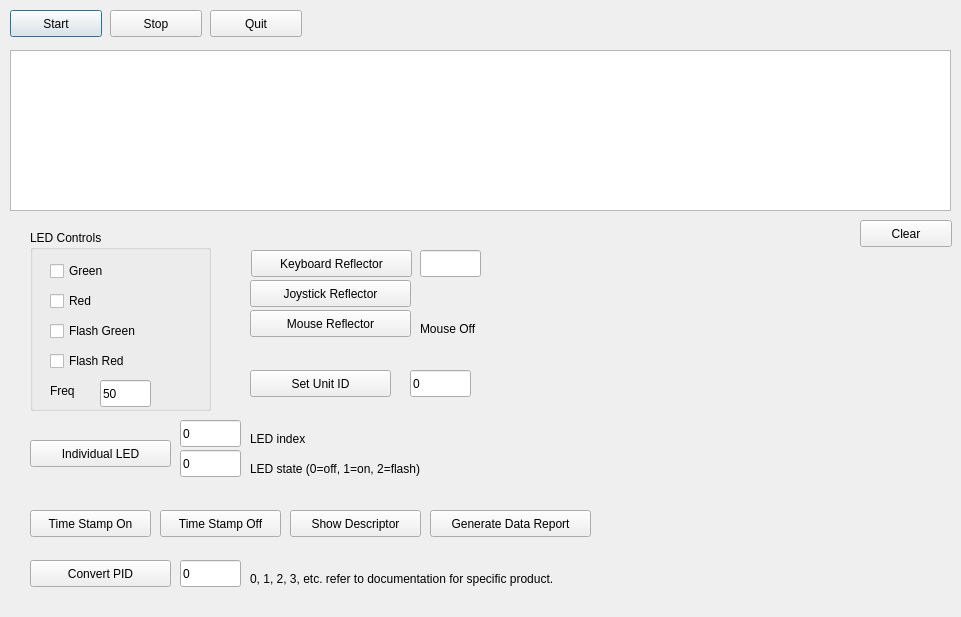
<?xml version="1.0" encoding="UTF-8"?>
<ui version="4.0">
 <class>MainWindow</class>
 <widget class="QDialog" name="MainWindow">
  <property name="geometry">
   <rect>
    <x>0</x>
    <y>0</y>
    <width>961</width>
    <height>617</height>
   </rect>
  </property>
  <property name="windowTitle">
   <string>X-keys Generic Demo</string>
  </property>
  <widget class="QPushButton" name="start_button">
   <property name="geometry">
    <rect>
     <x>10</x>
     <y>10</y>
     <width>92</width>
     <height>27</height>
    </rect>
   </property>
   <property name="toolTip">
    <string>Connect to the first X-keys device on the system</string>
   </property>
   <property name="text">
    <string>Start</string>
   </property>
  </widget>
  <widget class="QPushButton" name="stop_button">
   <property name="geometry">
    <rect>
     <x>110</x>
     <y>10</y>
     <width>92</width>
     <height>27</height>
    </rect>
   </property>
   <property name="toolTip">
    <string>Disconnect from the X-keys hardware</string>
   </property>
   <property name="text">
    <string>Stop</string>
   </property>
  </widget>
  <widget class="QPushButton" name="quit_button">
   <property name="geometry">
    <rect>
     <x>210</x>
     <y>10</y>
     <width>92</width>
     <height>27</height>
    </rect>
   </property>
   <property name="toolTip">
    <string>Exit this application</string>
   </property>
   <property name="text">
    <string>Quit</string>
   </property>
  </widget>
  <widget class="QTextEdit" name="output_box">
   <property name="geometry">
    <rect>
     <x>10</x>
     <y>50</y>
     <width>941</width>
     <height>161</height>
    </rect>
   </property>
   <property name="readOnly">
    <bool>true</bool>
   </property>
  </widget>
  <widget class="QPushButton" name="clear_button">
   <property name="geometry">
    <rect>
     <x>860</x>
     <y>220</y>
     <width>92</width>
     <height>27</height>
    </rect>
   </property>
   <property name="toolTip">
    <string>Clear the contents of the output box above.</string>
   </property>
   <property name="statusTip">
    <string/>
   </property>
   <property name="text">
    <string>Clear</string>
   </property>
  </widget>
  <widget class="QPushButton" name="convert_pid1">
   <property name="geometry">
    <rect>
     <x>30</x>
     <y>560</y>
     <width>141</width>
     <height>27</height>
    </rect>
   </property>
   <property name="toolTip">
    <string>Convert the device to desired PID. See documentation for endpoints available on each PID for product.</string>
   </property>
   <property name="text">
    <string>Convert PID</string>
   </property>
  </widget>
  <widget class="QPushButton" name="timestamp_on">
   <property name="geometry">
    <rect>
     <x>30</x>
     <y>510</y>
     <width>121</width>
     <height>27</height>
    </rect>
   </property>
   <property name="toolTip">
    <string>Enable timestamp reporting from the device.</string>
   </property>
   <property name="text">
    <string>Time Stamp On</string>
   </property>
  </widget>
  <widget class="QPushButton" name="timestamp_off">
   <property name="geometry">
    <rect>
     <x>160</x>
     <y>510</y>
     <width>121</width>
     <height>27</height>
    </rect>
   </property>
   <property name="toolTip">
    <string>Disable timestamp reporting from the device.</string>
   </property>
   <property name="text">
    <string>Time Stamp Off</string>
   </property>
  </widget>
  <widget class="QPushButton" name="show_descriptor">
   <property name="geometry">
    <rect>
     <x>290</x>
     <y>510</y>
     <width>131</width>
     <height>27</height>
    </rect>
   </property>
   <property name="toolTip">
    <string>Print a description of the device in the output box above.</string>
   </property>
   <property name="text">
    <string>Show Descriptor</string>
   </property>
  </widget>
  <widget class="QPushButton" name="generate_report">
   <property name="geometry">
    <rect>
     <x>430</x>
     <y>510</y>
     <width>161</width>
     <height>27</height>
    </rect>
   </property>
   <property name="toolTip">
    <string>Cause the device to output a data report. This is useful for getting an initial state of the device.</string>
   </property>
   <property name="text">
    <string>Generate Data Report</string>
   </property>
  </widget>
  <widget class="QPushButton" name="keyboard_reflector">
   <property name="geometry">
    <rect>
     <x>251</x>
     <y>250</y>
     <width>161</width>
     <height>27</height>
    </rect>
   </property>
   <property name="toolTip">
    <string>After clicking focus will change to the textbox and Abcd should be typed. Requires keyboard endpoint.</string>
   </property>
   <property name="text">
    <string>Keyboard Reflector</string>
   </property>
  </widget>
  <widget class="QPushButton" name="joystick_reflector">
   <property name="geometry">
    <rect>
     <x>250</x>
     <y>280</y>
     <width>161</width>
     <height>27</height>
    </rect>
   </property>
   <property name="toolTip">
    <string>Open Game Controllers control panel to accept commands, sends game buttons 1, 2, 3, and 4. Required joystick endpoint.</string>
   </property>
   <property name="text">
    <string>Joystick Reflector</string>
   </property>
  </widget>
  <widget class="QPushButton" name="mouse_reflector">
   <property name="geometry">
    <rect>
     <x>250</x>
     <y>310</y>
     <width>161</width>
     <height>27</height>
    </rect>
   </property>
   <property name="toolTip">
    <string>Turn Mouse On and while reading data, press first key to behave as left mouse button. Requires mouse endpoint.</string>
   </property>
   <property name="statusTip">
    <string/>
   </property>
   <property name="text">
    <string>Mouse Reflector</string>
   </property>
  </widget>
  <widget class="QPushButton" name="unit_id">
   <property name="geometry">
    <rect>
     <x>250</x>
     <y>370</y>
     <width>141</width>
     <height>27</height>
    </rect>
   </property>
   <property name="toolTip">
    <string>Writes unit id 0-255 into device.</string>
   </property>
   <property name="statusTip">
    <string/>
   </property>
   <property name="text">
    <string>Set Unit ID</string>
   </property>
  </widget>
  <widget class="QLabel" name="label_5">
   <property name="geometry">
    <rect>
     <x>250</x>
     <y>570</y>
     <width>411</width>
     <height>17</height>
    </rect>
   </property>
   <property name="text">
    <string>0, 1, 2, 3, etc. refer to documentation for specific product.</string>
   </property>
  </widget>
  <widget class="QGroupBox" name="groupBox">
   <property name="geometry">
    <rect>
     <x>30</x>
     <y>230</y>
     <width>181</width>
     <height>181</height>
    </rect>
   </property>
   <property name="title">
    <string>LED Controls</string>
   </property>
   <property name="flat">
    <bool>false</bool>
   </property>
   <property name="checkable">
    <bool>false</bool>
   </property>
   <widget class="QCheckBox" name="flash_green_check">
    <property name="geometry">
     <rect>
      <x>20</x>
      <y>90</y>
      <width>121</width>
      <height>22</height>
     </rect>
    </property>
    <property name="toolTip">
     <string>Flash the Green LED.</string>
    </property>
    <property name="text">
     <string>Flash Green</string>
    </property>
   </widget>
   <widget class="QCheckBox" name="green_check">
    <property name="geometry">
     <rect>
      <x>20</x>
      <y>30</y>
      <width>91</width>
      <height>22</height>
     </rect>
    </property>
    <property name="toolTip">
     <string>Turn on the Green LED.</string>
    </property>
    <property name="text">
     <string>Green</string>
    </property>
   </widget>
   <widget class="QCheckBox" name="red_check">
    <property name="geometry">
     <rect>
      <x>20</x>
      <y>60</y>
      <width>91</width>
      <height>22</height>
     </rect>
    </property>
    <property name="toolTip">
     <string>Turn on the Red LED.</string>
    </property>
    <property name="text">
     <string>Red</string>
    </property>
   </widget>
   <widget class="QCheckBox" name="flash_red_check">
    <property name="geometry">
     <rect>
      <x>20</x>
      <y>120</y>
      <width>121</width>
      <height>22</height>
     </rect>
    </property>
    <property name="toolTip">
     <string>Flash the Red LED.</string>
    </property>
    <property name="text">
     <string>Flash Red</string>
    </property>
   </widget>
   <widget class="QLabel" name="label">
    <property name="geometry">
     <rect>
      <x>20</x>
      <y>150</y>
      <width>59</width>
      <height>21</height>
     </rect>
    </property>
    <property name="text">
     <string>Freq</string>
    </property>
   </widget>
   <widget class="QLineEdit" name="flash_freq">
    <property name="geometry">
     <rect>
      <x>70</x>
      <y>150</y>
      <width>51</width>
      <height>27</height>
     </rect>
    </property>
    <property name="toolTip">
     <string>The frequency to flash the LEDs and backlight at. This is really a period. Low numbers flash faster; high numbers flash slower.</string>
    </property>
    <property name="text">
     <string>50</string>
    </property>
   </widget>
  </widget>
  <widget class="QLineEdit" name="unitid_number">
   <property name="geometry">
    <rect>
     <x>410</x>
     <y>370</y>
     <width>61</width>
     <height>27</height>
    </rect>
   </property>
   <property name="toolTip">
    <string>integer 0-255</string>
   </property>
   <property name="text">
    <string>0</string>
   </property>
  </widget>
  <widget class="QLabel" name="mouse_label">
   <property name="geometry">
    <rect>
     <x>420</x>
     <y>320</y>
     <width>91</width>
     <height>17</height>
    </rect>
   </property>
   <property name="text">
    <string>Mouse Off</string>
   </property>
  </widget>
  <widget class="QLabel" name="label_8">
   <property name="geometry">
    <rect>
     <x>250</x>
     <y>430</y>
     <width>81</width>
     <height>17</height>
    </rect>
   </property>
   <property name="text">
    <string>LED index</string>
   </property>
  </widget>
  <widget class="QPushButton" name="individual_led">
   <property name="geometry">
    <rect>
     <x>30</x>
     <y>440</y>
     <width>141</width>
     <height>27</height>
    </rect>
   </property>
   <property name="toolTip">
    <string>Control individual LED, see documentation for index values for each product.</string>
   </property>
   <property name="text">
    <string>Individual LED</string>
   </property>
  </widget>
  <widget class="QLineEdit" name="kbd_input">
   <property name="geometry">
    <rect>
     <x>420</x>
     <y>250</y>
     <width>61</width>
     <height>27</height>
    </rect>
   </property>
   <property name="toolTip">
    <string>integer 0-255</string>
   </property>
   <property name="text">
    <string/>
   </property>
  </widget>
  <widget class="QLineEdit" name="pid_number">
   <property name="geometry">
    <rect>
     <x>180</x>
     <y>560</y>
     <width>61</width>
     <height>27</height>
    </rect>
   </property>
   <property name="toolTip">
    <string>integer 0-255</string>
   </property>
   <property name="text">
    <string>0</string>
   </property>
  </widget>
  <widget class="QLineEdit" name="led_index">
   <property name="geometry">
    <rect>
     <x>180</x>
     <y>420</y>
     <width>61</width>
     <height>27</height>
    </rect>
   </property>
   <property name="toolTip">
    <string>integer 0-255</string>
   </property>
   <property name="text">
    <string>0</string>
   </property>
  </widget>
  <widget class="QLineEdit" name="led_state">
   <property name="geometry">
    <rect>
     <x>180</x>
     <y>450</y>
     <width>61</width>
     <height>27</height>
    </rect>
   </property>
   <property name="toolTip">
    <string>integer 0-255</string>
   </property>
   <property name="text">
    <string>0</string>
   </property>
  </widget>
  <widget class="QLabel" name="label_9">
   <property name="geometry">
    <rect>
     <x>250</x>
     <y>460</y>
     <width>241</width>
     <height>17</height>
    </rect>
   </property>
   <property name="text">
    <string>LED state (0=off, 1=on, 2=flash)</string>
   </property>
  </widget>
 </widget>
 <resources/>
 <connections/>
</ui>
